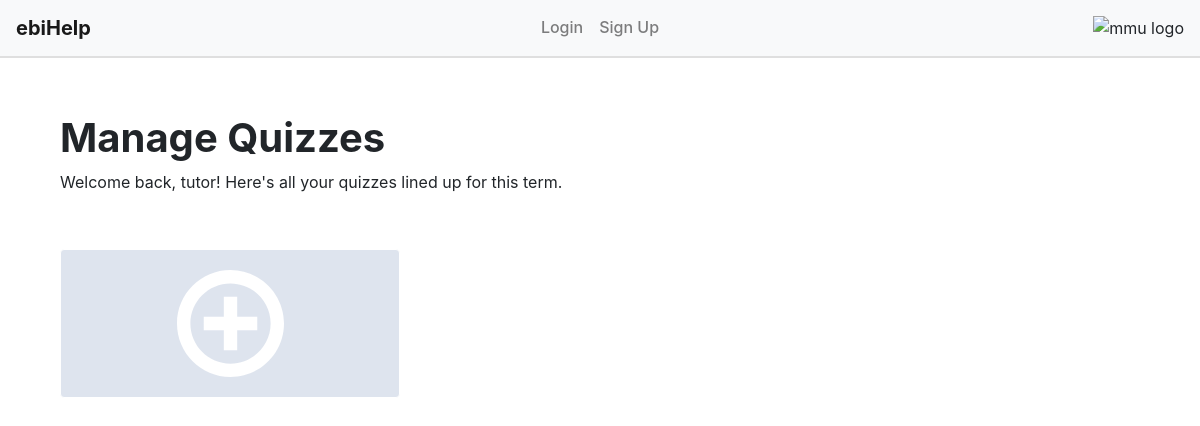
Page /admin_home on the earlier database version.
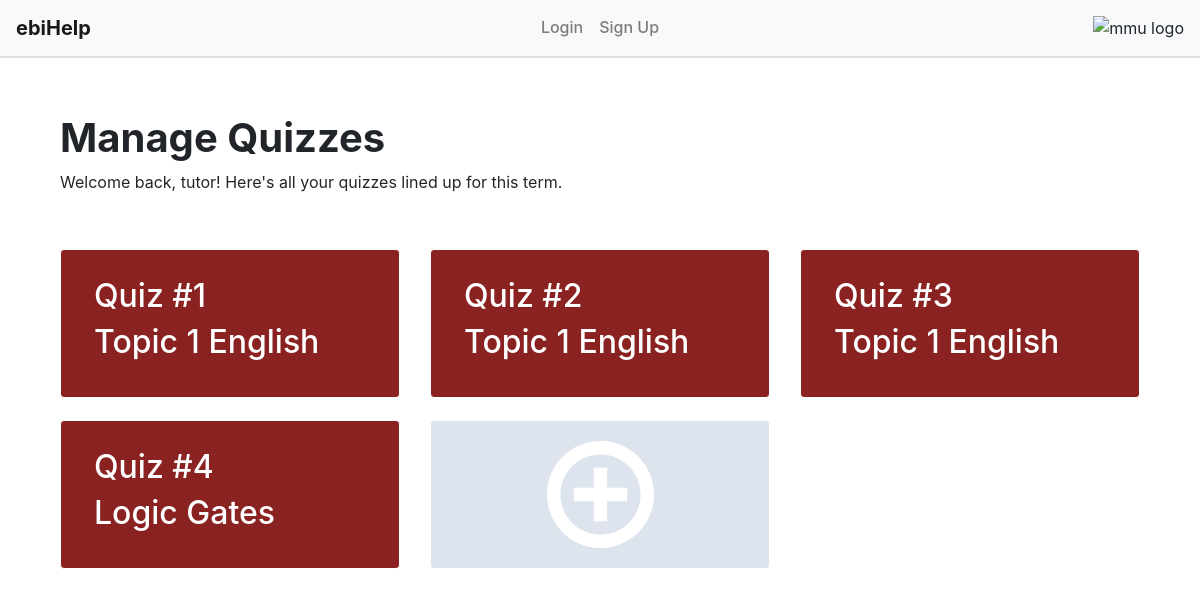
Same page on the later database version.
### website/models.py (models this page shows)
class Quiz(db.Model):
    id = db.Column(db.Integer, primary_key= True)  #creating unique id for quiz
    title = db.Column(db.String(100), nullable=False) #nullable=false means not accepting null values
    description = db.Column(db.String(200)) #actually instructions for the quiz, should appear before student answers quiz
    subject = db.Column(db.String(100), nullable= False)
    questions = db.relationship('Question', backref ='quiz', lazy=True)
    date_created = db.Column(db.DateTime(timezone=True), default=func.now())

### website/teacher.py (the view)
@teacher.route('/admin_home',methods = ['GET'] )
def admin_home():
    quizzes = Quiz.query.all()
    return render_template('admin_home.html', quizzes=quizzes, user=current_user)

### website/templates/admin_home.html (shortened to what this page needs)
{% extends "base.html" %} {% block title %}Admin{% endblock %}
{% block content %}
<div class="container" style="margin-top: 5%; margin-bottom: 5%">
    <h1 style="font-weight: bold;">Manage Quizzes</h1>
    <p>Welcome back, tutor! Here's all your quizzes lined up for this term.</p>
</div>
<div class="container">
<div class="row">
    {% for quiz in quizzes %}
        <div class="col-lg-4" style="padding-bottom: 2%;">
            <div class="card" style="background-color: #8b2222;border-color: white;">
                <div class="card-body" id="heading{{quiz.id}}">
                    <button
                    class="btn btn-link"
                    data-toggle="collapse"
                    data-target="#collapse{{quiz.id}}"
                    aria-expanded="false"
                    aria-controls="collapse{{quiz.id}}"
                    style="text-align: left;">
                        <h2 style="color: white;">Quiz #{{quiz.id}}</h2>
                        <h2 style="color: white;">{{quiz.title}}</h2>
                    </button>
                </div>
            </div>
        </div>
        {% endfor %}
    <div class="col-lg-4" style="padding-bottom: 2%;">
        <div class="card" style="background-color: #DEE4EE;border-color: white;">
            <div class="card-body text-center">
                <a href="/create-quiz">
                </a>
            </div>
        </div>
    </div>
</div>
</div>
{% endblock %}

Differences in the rows shown:
added Quiz: id "1", title "Topic 1 English"
added Quiz: id "2", title "Topic 1 English"
added Quiz: id "3", title "Topic 1 English"
added Quiz: id "4", title "Logic Gates"
